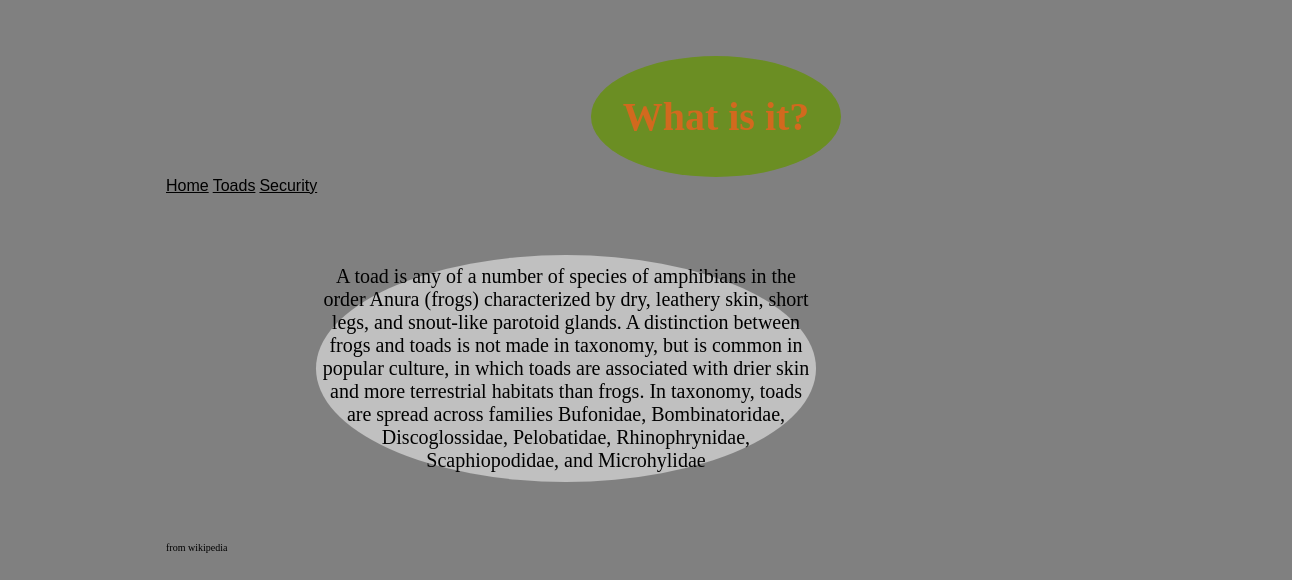
Page /Toads/1 on the committed database.
### page/models.py (models this page shows, shortened)
class Page(models.Model):
	name = models.CharField(max_length=500)
	pub_date = models.DateTimeField('date published')
	header = models.CharField(max_length=500)
	nav1 = models.CharField(max_length=500)
	nav2 = models.CharField(max_length=500)
	nav3 = models.CharField(max_length=500)
	image = models.ImageField(blank=False, upload_to='media/')
	section = models.CharField(max_length=5000)
	footer1 = models.CharField(max_length=500)
	footer2 = models.CharField(max_length=500)
	footer3 = models.CharField(max_length=500)

### page/views.py (the view)
# urls.py: url(r'^Toads/1$', views.page1, name='page1'),
def page1(request):
  p = Page.objects.get(pk = 2)
  template = loader.get_template('page/page1.html')
  context = Context({
    'page': p,
  })
  return HttpResponse(template.render(context))

### page/templates/page/page1.html (shortened to what this page needs)
<html>
<head>
 <div class="h1">
	<h1>{{page.header}}</h1>
 </div>
 </head>
<div class="nav">
		<nav>
			<a href="/">{{page.nav1}}</a>
			<a href="/Toads/1">{{page.nav2}}</a>
			<a href="/Mortality/2">{{page.nav3}}</a>
		</nav>
</div>
 <body>
	<div class="main">
		{{page.section}}
	</div>
</body>
 <footer>
  <div class="footer">{{page.footer1}}
  </div>
 </footer>
</html>

### page/templates/page/page1.html (style rules this page uses)
body { text-align:left; width:1100px; margin-left: 150px; background: grey; margin-bottom:3em; margin-top:3em; margin-right:3em; padding:0.5em 1em; border-radius:80%; }
div.main { color:Black; text-align:center; margin-left:150px; width:500px; background:Silver; margin-bottom:3em; margin-top:3em; padding:0.5em 0; font-size: 20px; border-radius:50%; }
div.h1 { color:Chocolate; text-align:center; margin:auto; width:250px; background:OliveDrab; padding:0.5em 0; font-size: 20px; border-radius:80%; }
a { color:Black; font-family:Arial; }
footer { font-size: 10px; width:250px; }

### rows in the picture
Page: nav1 "Home", nav2 "Toads", nav3 "Security", section "A toad is any of a number of species of amphibians in the order Anura (frogs) characterized by dry, leathery skin, short legs, and snout-like parotoid glands. A distinction between frogs and toads is not made in taxonomy, but is common in popular culture, in which toads are associated with drier skin and more terrestrial habitats than frogs. In taxonomy, toads are spread across families Bufonidae, Bombinatoridae, Discoglossidae, Pelobatidae, Rhinophrynidae, Scaphiopodidae, and Microhylidae", footer1 "from wikipedia"
